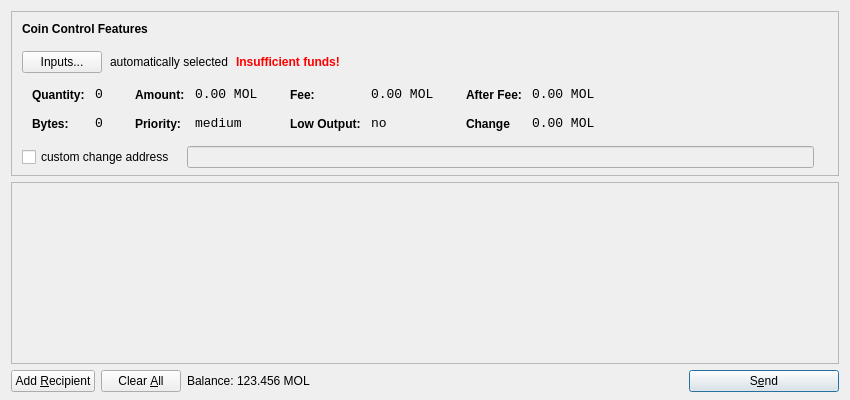
<?xml version="1.0" encoding="UTF-8"?>
<ui version="4.0">
 <class>SendCoinsDialog</class>
 <widget class="QDialog" name="SendCoinsDialog">
  <property name="geometry">
   <rect>
    <x>0</x>
    <y>0</y>
    <width>850</width>
    <height>400</height>
   </rect>
  </property>
  <property name="windowTitle">
   <string>Send Coins</string>
  </property>
  <layout class="QVBoxLayout" name="verticalLayout" stretch="0,1,0">
   <property name="bottomMargin">
    <number>8</number>
   </property>
   <item>
    <widget class="QFrame" name="frameCoinControl">
     <property name="sizePolicy">
      <sizepolicy hsizetype="Expanding" vsizetype="Expanding">
       <horstretch>0</horstretch>
       <verstretch>0</verstretch>
      </sizepolicy>
     </property>
     <property name="maximumSize">
      <size>
       <width>16777215</width>
       <height>16777215</height>
      </size>
     </property>
     <property name="frameShape">
      <enum>QFrame::StyledPanel</enum>
     </property>
     <property name="frameShadow">
      <enum>QFrame::Sunken</enum>
     </property>
     <layout class="QVBoxLayout" name="verticalLayoutCoinControl2">
      <property name="spacing">
       <number>-1</number>
      </property>
      <property name="leftMargin">
       <number>0</number>
      </property>
      <property name="topMargin">
       <number>0</number>
      </property>
      <property name="rightMargin">
       <number>0</number>
      </property>
      <property name="bottomMargin">
       <number>6</number>
      </property>
      <item>
       <layout class="QVBoxLayout" name="verticalLayoutCoinControl" stretch="0,0,0,0,1">
        <property name="spacing">
         <number>0</number>
        </property>
        <property name="leftMargin">
         <number>10</number>
        </property>
        <property name="topMargin">
         <number>10</number>
        </property>
        <item>
         <layout class="QHBoxLayout" name="horizontalLayoutCoinControl1">
          <property name="bottomMargin">
           <number>15</number>
          </property>
          <item>
           <widget class="QLabel" name="labelCoinControlFeatures">
            <property name="sizePolicy">
             <sizepolicy hsizetype="Preferred" vsizetype="Maximum">
              <horstretch>0</horstretch>
              <verstretch>0</verstretch>
             </sizepolicy>
            </property>
            <property name="font">
             <font>
              <weight>75</weight>
              <bold>true</bold>
             </font>
            </property>
            <property name="styleSheet">
             <string notr="true">font-weight:bold;</string>
            </property>
            <property name="text">
             <string>Coin Control Features</string>
            </property>
           </widget>
          </item>
         </layout>
        </item>
        <item>
         <layout class="QHBoxLayout" name="horizontalLayoutCoinControl2" stretch="0,0,0,0">
          <property name="spacing">
           <number>8</number>
          </property>
          <property name="bottomMargin">
           <number>10</number>
          </property>
          <item>
           <widget class="QPushButton" name="pushButtonCoinControl">
            <property name="styleSheet">
             <string notr="true"/>
            </property>
            <property name="text">
             <string>Inputs...</string>
            </property>
           </widget>
          </item>
          <item>
           <widget class="QLabel" name="labelCoinControlAutomaticallySelected">
            <property name="text">
             <string>automatically selected</string>
            </property>
            <property name="margin">
             <number>5</number>
            </property>
           </widget>
          </item>
          <item>
           <widget class="QLabel" name="labelCoinControlInsuffFunds">
            <property name="font">
             <font>
              <weight>75</weight>
              <bold>true</bold>
             </font>
            </property>
            <property name="styleSheet">
             <string notr="true">color:red;font-weight:bold;</string>
            </property>
            <property name="text">
             <string>Insufficient funds!</string>
            </property>
            <property name="margin">
             <number>5</number>
            </property>
           </widget>
          </item>
          <item>
           <spacer name="horizontalSpacerCoinControl">
            <property name="orientation">
             <enum>Qt::Horizontal</enum>
            </property>
            <property name="sizeHint" stdset="0">
             <size>
              <width>40</width>
              <height>1</height>
             </size>
            </property>
           </spacer>
          </item>
         </layout>
        </item>
        <item>
         <widget class="QWidget" name="widgetCoinControl" native="true">
          <property name="sizePolicy">
           <sizepolicy hsizetype="Preferred" vsizetype="Preferred">
            <horstretch>0</horstretch>
            <verstretch>0</verstretch>
           </sizepolicy>
          </property>
          <property name="minimumSize">
           <size>
            <width>0</width>
            <height>0</height>
           </size>
          </property>
          <property name="styleSheet">
           <string notr="true"/>
          </property>
          <layout class="QHBoxLayout" name="horizontalLayoutCoinControl5">
           <property name="margin">
            <number>0</number>
           </property>
           <item>
            <layout class="QHBoxLayout" name="horizontalLayoutCoinControl3" stretch="0,0,0,1">
             <property name="spacing">
              <number>20</number>
             </property>
             <property name="topMargin">
              <number>0</number>
             </property>
             <property name="bottomMargin">
              <number>10</number>
             </property>
             <item>
              <layout class="QFormLayout" name="formLayoutCoinControl1">
               <property name="horizontalSpacing">
                <number>10</number>
               </property>
               <property name="verticalSpacing">
                <number>14</number>
               </property>
               <property name="leftMargin">
                <number>10</number>
               </property>
               <property name="topMargin">
                <number>4</number>
               </property>
               <property name="rightMargin">
                <number>6</number>
               </property>
               <item row="0" column="0">
                <widget class="QLabel" name="labelCoinControlQuantityText">
                 <property name="styleSheet">
                  <string notr="true">font-weight:bold;</string>
                 </property>
                 <property name="text">
                  <string>Quantity:</string>
                 </property>
                 <property name="margin">
                  <number>0</number>
                 </property>
                </widget>
               </item>
               <item row="0" column="1">
                <widget class="QLabel" name="labelCoinControlQuantity">
                 <property name="font">
                  <font>
                   <family>Monospace</family>
                   <pointsize>10</pointsize>
                  </font>
                 </property>
                 <property name="cursor">
                  <cursorShape>IBeamCursor</cursorShape>
                 </property>
                 <property name="contextMenuPolicy">
                  <enum>Qt::ActionsContextMenu</enum>
                 </property>
                 <property name="text">
                  <string>0</string>
                 </property>
                 <property name="margin">
                  <number>0</number>
                 </property>
                 <property name="textInteractionFlags">
                  <set>Qt::LinksAccessibleByMouse|Qt::TextSelectableByKeyboard|Qt::TextSelectableByMouse</set>
                 </property>
                </widget>
               </item>
               <item row="1" column="0">
                <widget class="QLabel" name="labelCoinControlBytesText">
                 <property name="styleSheet">
                  <string notr="true">font-weight:bold;</string>
                 </property>
                 <property name="text">
                  <string>Bytes:</string>
                 </property>
                </widget>
               </item>
               <item row="1" column="1">
                <widget class="QLabel" name="labelCoinControlBytes">
                 <property name="font">
                  <font>
                   <family>Monospace</family>
                   <pointsize>10</pointsize>
                  </font>
                 </property>
                 <property name="cursor">
                  <cursorShape>IBeamCursor</cursorShape>
                 </property>
                 <property name="contextMenuPolicy">
                  <enum>Qt::ActionsContextMenu</enum>
                 </property>
                 <property name="text">
                  <string>0</string>
                 </property>
                 <property name="textInteractionFlags">
                  <set>Qt::LinksAccessibleByMouse|Qt::TextSelectableByKeyboard|Qt::TextSelectableByMouse</set>
                 </property>
                </widget>
               </item>
              </layout>
             </item>
             <item>
              <layout class="QFormLayout" name="formLayoutCoinControl2">
               <property name="horizontalSpacing">
                <number>10</number>
               </property>
               <property name="verticalSpacing">
                <number>14</number>
               </property>
               <property name="leftMargin">
                <number>6</number>
               </property>
               <property name="topMargin">
                <number>4</number>
               </property>
               <property name="rightMargin">
                <number>6</number>
               </property>
               <item row="0" column="0">
                <widget class="QLabel" name="labelCoinControlAmountText">
                 <property name="styleSheet">
                  <string notr="true">font-weight:bold;</string>
                 </property>
                 <property name="text">
                  <string>Amount:</string>
                 </property>
                 <property name="margin">
                  <number>0</number>
                 </property>
                </widget>
               </item>
               <item row="0" column="1">
                <widget class="QLabel" name="labelCoinControlAmount">
                 <property name="font">
                  <font>
                   <family>Monospace</family>
                   <pointsize>10</pointsize>
                  </font>
                 </property>
                 <property name="cursor">
                  <cursorShape>IBeamCursor</cursorShape>
                 </property>
                 <property name="contextMenuPolicy">
                  <enum>Qt::ActionsContextMenu</enum>
                 </property>
                 <property name="text">
                  <string>0.00 MOL</string>
                 </property>
                 <property name="textInteractionFlags">
                  <set>Qt::LinksAccessibleByMouse|Qt::TextSelectableByKeyboard|Qt::TextSelectableByMouse</set>
                 </property>
                </widget>
               </item>
               <item row="1" column="0">
                <widget class="QLabel" name="labelCoinControlPriorityText">
                 <property name="styleSheet">
                  <string notr="true">font-weight:bold;</string>
                 </property>
                 <property name="text">
                  <string>Priority:</string>
                 </property>
                </widget>
               </item>
               <item row="1" column="1">
                <widget class="QLabel" name="labelCoinControlPriority">
                 <property name="font">
                  <font>
                   <family>Monospace</family>
                   <pointsize>10</pointsize>
                  </font>
                 </property>
                 <property name="cursor">
                  <cursorShape>IBeamCursor</cursorShape>
                 </property>
                 <property name="contextMenuPolicy">
                  <enum>Qt::ActionsContextMenu</enum>
                 </property>
                 <property name="text">
                  <string>medium</string>
                 </property>
                 <property name="textInteractionFlags">
                  <set>Qt::LinksAccessibleByMouse|Qt::TextSelectableByKeyboard|Qt::TextSelectableByMouse</set>
                 </property>
                </widget>
               </item>
              </layout>
             </item>
             <item>
              <layout class="QFormLayout" name="formLayoutCoinControl3">
               <property name="horizontalSpacing">
                <number>10</number>
               </property>
               <property name="verticalSpacing">
                <number>14</number>
               </property>
               <property name="leftMargin">
                <number>6</number>
               </property>
               <property name="topMargin">
                <number>4</number>
               </property>
               <property name="rightMargin">
                <number>6</number>
               </property>
               <item row="0" column="0">
                <widget class="QLabel" name="labelCoinControlFeeText">
                 <property name="styleSheet">
                  <string notr="true">font-weight:bold;</string>
                 </property>
                 <property name="text">
                  <string>Fee:</string>
                 </property>
                 <property name="margin">
                  <number>0</number>
                 </property>
                </widget>
               </item>
               <item row="0" column="1">
                <widget class="QLabel" name="labelCoinControlFee">
                 <property name="font">
                  <font>
                   <family>Monospace</family>
                   <pointsize>10</pointsize>
                  </font>
                 </property>
                 <property name="cursor">
                  <cursorShape>IBeamCursor</cursorShape>
                 </property>
                 <property name="contextMenuPolicy">
                  <enum>Qt::ActionsContextMenu</enum>
                 </property>
                 <property name="text">
                  <string>0.00 MOL</string>
                 </property>
                 <property name="textInteractionFlags">
                  <set>Qt::LinksAccessibleByMouse|Qt::TextSelectableByKeyboard|Qt::TextSelectableByMouse</set>
                 </property>
                </widget>
               </item>
               <item row="1" column="0">
                <widget class="QLabel" name="labelCoinControlLowOutputText">
                 <property name="styleSheet">
                  <string notr="true">font-weight:bold;</string>
                 </property>
                 <property name="text">
                  <string>Low Output:</string>
                 </property>
                </widget>
               </item>
               <item row="1" column="1">
                <widget class="QLabel" name="labelCoinControlLowOutput">
                 <property name="font">
                  <font>
                   <family>Monospace</family>
                   <pointsize>10</pointsize>
                  </font>
                 </property>
                 <property name="cursor">
                  <cursorShape>IBeamCursor</cursorShape>
                 </property>
                 <property name="contextMenuPolicy">
                  <enum>Qt::ActionsContextMenu</enum>
                 </property>
                 <property name="text">
                  <string>no</string>
                 </property>
                 <property name="textInteractionFlags">
                  <set>Qt::LinksAccessibleByMouse|Qt::TextSelectableByKeyboard|Qt::TextSelectableByMouse</set>
                 </property>
                </widget>
               </item>
              </layout>
             </item>
             <item>
              <layout class="QFormLayout" name="formLayoutCoinControl4">
               <property name="horizontalSpacing">
                <number>10</number>
               </property>
               <property name="verticalSpacing">
                <number>14</number>
               </property>
               <property name="leftMargin">
                <number>6</number>
               </property>
               <property name="topMargin">
                <number>4</number>
               </property>
               <property name="rightMargin">
                <number>6</number>
               </property>
               <item row="0" column="0">
                <widget class="QLabel" name="labelCoinControlAfterFeeText">
                 <property name="styleSheet">
                  <string notr="true">font-weight:bold;</string>
                 </property>
                 <property name="text">
                  <string>After Fee:</string>
                 </property>
                 <property name="margin">
                  <number>0</number>
                 </property>
                </widget>
               </item>
               <item row="0" column="1">
                <widget class="QLabel" name="labelCoinControlAfterFee">
                 <property name="font">
                  <font>
                   <family>Monospace</family>
                   <pointsize>10</pointsize>
                  </font>
                 </property>
                 <property name="cursor">
                  <cursorShape>IBeamCursor</cursorShape>
                 </property>
                 <property name="contextMenuPolicy">
                  <enum>Qt::ActionsContextMenu</enum>
                 </property>
                 <property name="text">
                  <string>0.00 MOL</string>
                 </property>
                 <property name="textInteractionFlags">
                  <set>Qt::LinksAccessibleByMouse|Qt::TextSelectableByKeyboard|Qt::TextSelectableByMouse</set>
                 </property>
                </widget>
               </item>
               <item row="1" column="0">
                <widget class="QLabel" name="labelCoinControlChangeText">
                 <property name="styleSheet">
                  <string notr="true">font-weight:bold;</string>
                 </property>
                 <property name="text">
                  <string>Change</string>
                 </property>
                </widget>
               </item>
               <item row="1" column="1">
                <widget class="QLabel" name="labelCoinControlChange">
                 <property name="font">
                  <font>
                   <family>Monospace</family>
                   <pointsize>10</pointsize>
                  </font>
                 </property>
                 <property name="cursor">
                  <cursorShape>IBeamCursor</cursorShape>
                 </property>
                 <property name="contextMenuPolicy">
                  <enum>Qt::ActionsContextMenu</enum>
                 </property>
                 <property name="text">
                  <string>0.00 MOL</string>
                 </property>
                 <property name="textInteractionFlags">
                  <set>Qt::LinksAccessibleByMouse|Qt::TextSelectableByKeyboard|Qt::TextSelectableByMouse</set>
                 </property>
                </widget>
               </item>
              </layout>
             </item>
            </layout>
           </item>
          </layout>
         </widget>
        </item>
        <item>
         <layout class="QHBoxLayout" name="horizontalLayoutCoinControl4" stretch="0,0,0">
          <property name="spacing">
           <number>12</number>
          </property>
          <property name="sizeConstraint">
           <enum>QLayout::SetDefaultConstraint</enum>
          </property>
          <property name="topMargin">
           <number>5</number>
          </property>
          <property name="rightMargin">
           <number>5</number>
          </property>
          <item>
           <widget class="QCheckBox" name="checkBoxCoinControlChange">
            <property name="text">
             <string>custom change address</string>
            </property>
           </widget>
          </item>
          <item>
           <widget class="QLineEdit" name="lineEditCoinControlChange">
            <property name="enabled">
             <bool>false</bool>
            </property>
            <property name="sizePolicy">
             <sizepolicy hsizetype="Expanding" vsizetype="Fixed">
              <horstretch>0</horstretch>
              <verstretch>0</verstretch>
             </sizepolicy>
            </property>
           </widget>
          </item>
          <item>
           <widget class="QLabel" name="labelCoinControlChangeLabel">
            <property name="sizePolicy">
             <sizepolicy hsizetype="Preferred" vsizetype="Expanding">
              <horstretch>0</horstretch>
              <verstretch>0</verstretch>
             </sizepolicy>
            </property>
            <property name="minimumSize">
             <size>
              <width>0</width>
              <height>0</height>
             </size>
            </property>
            <property name="text">
             <string/>
            </property>
            <property name="margin">
             <number>3</number>
            </property>
           </widget>
          </item>
         </layout>
        </item>
        <item>
         <spacer name="verticalSpacerCoinControl">
          <property name="orientation">
           <enum>Qt::Vertical</enum>
          </property>
          <property name="sizeHint" stdset="0">
           <size>
            <width>800</width>
            <height>1</height>
           </size>
          </property>
         </spacer>
        </item>
       </layout>
      </item>
     </layout>
    </widget>
   </item>
   <item>
    <widget class="QScrollArea" name="scrollArea">
     <property name="widgetResizable">
      <bool>true</bool>
     </property>
     <widget class="QWidget" name="scrollAreaWidgetContents">
      <property name="geometry">
       <rect>
        <x>0</x>
        <y>0</y>
        <width>830</width>
        <height>165</height>
       </rect>
      </property>
      <layout class="QVBoxLayout" name="verticalLayout_2">
       <property name="margin">
        <number>0</number>
       </property>
       <item>
        <layout class="QVBoxLayout" name="entries">
         <property name="spacing">
          <number>6</number>
         </property>
        </layout>
       </item>
       <item>
        <spacer name="verticalSpacer">
         <property name="orientation">
          <enum>Qt::Vertical</enum>
         </property>
         <property name="sizeHint" stdset="0">
          <size>
           <width>20</width>
           <height>40</height>
          </size>
         </property>
        </spacer>
       </item>
      </layout>
     </widget>
    </widget>
   </item>
   <item>
    <layout class="QHBoxLayout" name="horizontalLayout">
     <item>
      <widget class="QPushButton" name="addButton">
       <property name="toolTip">
        <string>Send to multiple recipients at once</string>
       </property>
       <property name="text">
        <string>Add &amp;Recipient</string>
       </property>
       <property name="icon">
        <iconset resource="../bitcoin.qrc">
         <normaloff>:/icons/add</normaloff>:/icons/add</iconset>
       </property>
       <property name="autoDefault">
        <bool>false</bool>
       </property>
      </widget>
     </item>
     <item>
      <widget class="QPushButton" name="clearButton">
       <property name="sizePolicy">
        <sizepolicy hsizetype="Minimum" vsizetype="Fixed">
         <horstretch>0</horstretch>
         <verstretch>0</verstretch>
        </sizepolicy>
       </property>
       <property name="toolTip">
        <string>Remove all transaction fields</string>
       </property>
       <property name="text">
        <string>Clear &amp;All</string>
       </property>
       <property name="icon">
        <iconset resource="../bitcoin.qrc">
         <normaloff>:/icons/remove</normaloff>:/icons/remove</iconset>
       </property>
       <property name="autoRepeatDelay">
        <number>300</number>
       </property>
       <property name="autoDefault">
        <bool>false</bool>
       </property>
      </widget>
     </item>
     <item>
      <layout class="QHBoxLayout" name="horizontalLayout_2">
       <property name="spacing">
        <number>3</number>
       </property>
       <item>
        <widget class="QLabel" name="label">
         <property name="sizePolicy">
          <sizepolicy hsizetype="Preferred" vsizetype="Fixed">
           <horstretch>0</horstretch>
           <verstretch>0</verstretch>
          </sizepolicy>
         </property>
         <property name="text">
          <string>Balance:</string>
         </property>
        </widget>
       </item>
       <item>
        <widget class="QLabel" name="labelBalance">
         <property name="sizePolicy">
          <sizepolicy hsizetype="Preferred" vsizetype="Fixed">
           <horstretch>0</horstretch>
           <verstretch>0</verstretch>
          </sizepolicy>
         </property>
         <property name="cursor">
          <cursorShape>IBeamCursor</cursorShape>
         </property>
         <property name="text">
          <string>123.456 MOL</string>
         </property>
         <property name="textInteractionFlags">
          <set>Qt::LinksAccessibleByMouse|Qt::TextSelectableByKeyboard|Qt::TextSelectableByMouse</set>
         </property>
        </widget>
       </item>
      </layout>
     </item>
     <item>
      <spacer name="horizontalSpacer">
       <property name="orientation">
        <enum>Qt::Horizontal</enum>
       </property>
       <property name="sizeHint" stdset="0">
        <size>
         <width>40</width>
         <height>20</height>
        </size>
       </property>
      </spacer>
     </item>
     <item>
      <widget class="QPushButton" name="sendButton">
       <property name="minimumSize">
        <size>
         <width>150</width>
         <height>0</height>
        </size>
       </property>
       <property name="toolTip">
        <string>Confirm the send action</string>
       </property>
       <property name="text">
        <string>S&amp;end</string>
       </property>
       <property name="icon">
        <iconset resource="../bitcoin.qrc">
         <normaloff>:/icons/send</normaloff>:/icons/send</iconset>
       </property>
       <property name="default">
        <bool>true</bool>
       </property>
      </widget>
     </item>
    </layout>
   </item>
  </layout>
 </widget>
 <resources>
  <include location="../bitcoin.qrc"/>
 </resources>
 <connections/>
</ui>
